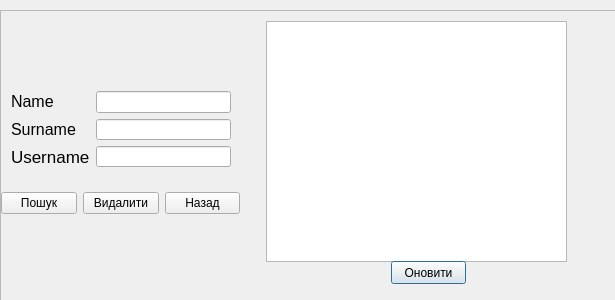
<?xml version="1.0" encoding="UTF-8"?>
<ui version="4.0">
 <class>Searchuser</class>
 <widget class="QDialog" name="Searchuser">
  <property name="geometry">
   <rect>
    <x>0</x>
    <y>0</y>
    <width>615</width>
    <height>300</height>
   </rect>
  </property>
  <property name="windowTitle">
   <string>Dialog</string>
  </property>
  <widget class="QScrollArea" name="scrollArea">
   <property name="geometry">
    <rect>
     <x>0</x>
     <y>10</y>
     <width>681</width>
     <height>312</height>
    </rect>
   </property>
   <property name="widgetResizable">
    <bool>true</bool>
   </property>
   <widget class="QWidget" name="scrollAreaWidgetContents">
    <property name="geometry">
     <rect>
      <x>0</x>
      <y>0</y>
      <width>679</width>
      <height>310</height>
     </rect>
    </property>
    <widget class="QTableView" name="tableView">
     <property name="geometry">
      <rect>
       <x>265</x>
       <y>10</y>
       <width>301</width>
       <height>241</height>
      </rect>
     </property>
    </widget>
    <widget class="QPushButton" name="pushButton_4">
     <property name="geometry">
      <rect>
       <x>390</x>
       <y>250</y>
       <width>75</width>
       <height>23</height>
      </rect>
     </property>
     <property name="text">
      <string>Оновити</string>
     </property>
    </widget>
    <widget class="QWidget" name="">
     <property name="geometry">
      <rect>
       <x>10</x>
       <y>80</y>
       <width>220</width>
       <height>76</height>
      </rect>
     </property>
     <layout class="QHBoxLayout" name="horizontalLayout_2">
      <item>
       <layout class="QVBoxLayout" name="verticalLayout">
        <item>
         <widget class="QLabel" name="label_name">
          <property name="font">
           <font>
            <pointsize>12</pointsize>
           </font>
          </property>
          <property name="text">
           <string>Name</string>
          </property>
         </widget>
        </item>
        <item>
         <widget class="QLabel" name="label_surname">
          <property name="font">
           <font>
            <pointsize>12</pointsize>
           </font>
          </property>
          <property name="text">
           <string>Surname</string>
          </property>
         </widget>
        </item>
        <item>
         <widget class="QLabel" name="label_username">
          <property name="font">
           <font>
            <pointsize>13</pointsize>
           </font>
          </property>
          <property name="text">
           <string>Username</string>
          </property>
         </widget>
        </item>
       </layout>
      </item>
      <item>
       <layout class="QVBoxLayout" name="verticalLayout_2">
        <item>
         <widget class="QLineEdit" name="lineEdit_name"/>
        </item>
        <item>
         <widget class="QLineEdit" name="lineEdit_surname"/>
        </item>
        <item>
         <widget class="QLineEdit" name="lineEdit_username"/>
        </item>
       </layout>
      </item>
     </layout>
    </widget>
    <widget class="QWidget" name="">
     <property name="geometry">
      <rect>
       <x>0</x>
       <y>180</y>
       <width>239</width>
       <height>25</height>
      </rect>
     </property>
     <layout class="QHBoxLayout" name="horizontalLayout">
      <item>
       <widget class="QPushButton" name="pushButton_3">
        <property name="text">
         <string>Пошук</string>
        </property>
       </widget>
      </item>
      <item>
       <widget class="QPushButton" name="pushButton">
        <property name="text">
         <string>Видалити</string>
        </property>
       </widget>
      </item>
      <item>
       <widget class="QPushButton" name="pushButton_2">
        <property name="text">
         <string>Назад</string>
        </property>
       </widget>
      </item>
     </layout>
    </widget>
   </widget>
  </widget>
 </widget>
 <resources/>
 <connections/>
</ui>
